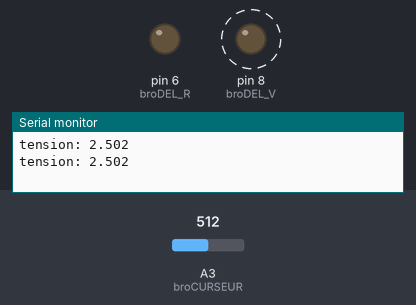
Simulated run of this sketch. Board: Arduino Uno, built with avr-gcc and run on an emulated ATmega328P. Shown: output pins drawn as LEDs (lit = HIGH), the last lines printed to the serial monitor. Dashed ring = blinking. The inputs (shaded band) are chosen by the test bench; at power-on: A3 (broCURSEUR) = 512.

Above: at 2.0 s.
2.1 s: A3 (broCURSEUR) set to 647
5.6 s: A3 (broCURSEUR) set to 670
At 6.1 s:
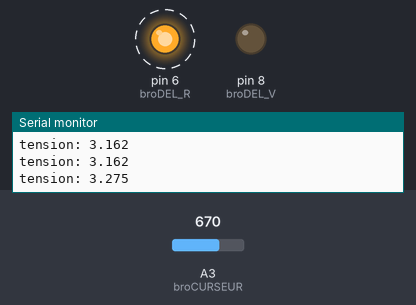
10.2 s: A3 (broCURSEUR) set to 511
At 10.8 s:
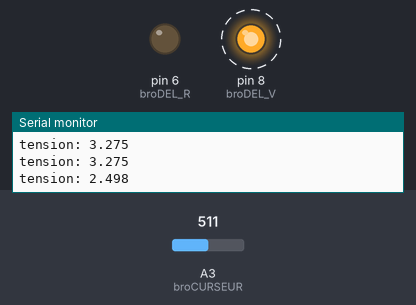
14.8 s: A3 (broCURSEUR) set to 716
At 16.0 s:
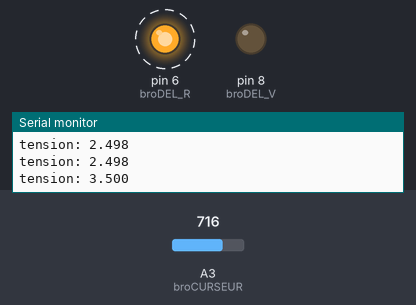
Timing chart, 0 to 20.4 s (numbered marks = the images above; inputs shaded):
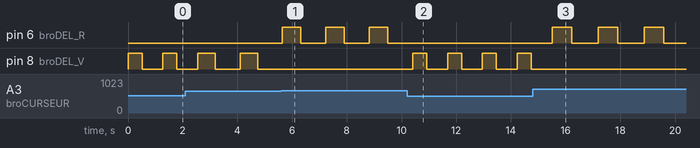

Measured:
- the behaviour switches between 654 and 655 on A3 (broCURSEUR) (found by bisection; images 0 and 1)
- after the input at 5.6 s, pin 6 (broDEL_R): alternates HIGH for 0.67 s and LOW for 0.92 s, starting at once; pin 8 (broDEL_V): stops changing and stays LOW
- after the input at 10.2 s, pin 6 (broDEL_R): stops changing and stays LOW; pin 8 (broDEL_V): alternates HIGH for 0.51 s and LOW for 0.76 s, starting after 0.21 s
- after the input at 14.8 s, pin 6 (broDEL_R): alternates HIGH for 0.72 s and LOW for 0.97 s, starting after 0.70 s; pin 8 (broDEL_V): stops changing and stays LOW
- by itself, pin 8 (broDEL_V): alternates HIGH for 0.65 s and LOW for 0.90 s

The sketch:

code2.ino
```cpp
int broCURSEUR = A3;    // Broche pour le curseur du potentiomètre

int broDEL_R = 6;               // Broche pour la DEL
int broDEL_V = 8;
int potentiometre;              // Variable lecture entrée analogique A0 (curseur du potentiomètre)
float tension = 0;

void setup() {
   pinMode(broDEL_R, OUTPUT);   // déclare la broDEL_R comme une sortie
   pinMode(broDEL_V, OUTPUT);   // déclare la broDEL_R comme une sortie
   Serial.begin(9600);
}

// Le clignotement du DEL est proportionnel à la tension au curseur du potentiomètre.
void loop() {
   potentiometre = analogRead(broCURSEUR);   // Lecture de la tension au curseur

   tension = potentiometre/1023.0*5.0;

   Serial.print("tension: ");
   Serial.println(tension,3);

   if (tension > 3.2)
   {
      digitalWrite(broDEL_V, LOW);
      digitalWrite(broDEL_R, HIGH);
      delay(potentiometre);
      digitalWrite(broDEL_R, LOW);
   }
   else
   {
      digitalWrite(broDEL_R, LOW);
      digitalWrite(broDEL_V, HIGH);
      delay(potentiometre);
      digitalWrite(broDEL_V, LOW);
    }

   delay(potentiometre);
   delay(250);
}
```
